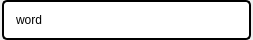
<?xml version="1.0" encoding="UTF-8"?>
<ui version="4.0">
 <class>Form</class>
 <widget class="QWidget" name="Form">
  <property name="geometry">
   <rect>
    <x>0</x>
    <y>0</y>
    <width>253</width>
    <height>40</height>
   </rect>
  </property>
  <property name="windowTitle">
   <string>Form</string>
  </property>
  <property name="styleSheet">
   <string notr="true"/>
  </property>
  <layout class="QVBoxLayout" name="verticalLayout">
   <property name="spacing">
    <number>0</number>
   </property>
   <property name="leftMargin">
    <number>0</number>
   </property>
   <property name="topMargin">
    <number>0</number>
   </property>
   <property name="rightMargin">
    <number>0</number>
   </property>
   <property name="bottomMargin">
    <number>0</number>
   </property>
   <item>
    <widget class="QWidget" name="widget" native="true">
     <property name="sizePolicy">
      <sizepolicy hsizetype="Minimum" vsizetype="Minimum">
       <horstretch>0</horstretch>
       <verstretch>0</verstretch>
      </sizepolicy>
     </property>
     <property name="styleSheet">
      <string notr="true">background-color: rgb(255, 255, 255);
border-radius: 5px;
border: 2px solid #000;
margin-left:2px;
margin-right:2px;
padding-left:5px;
padding-right:5px;
padding-top:5px;
padding-bottom:5px;</string>
     </property>
     <layout class="QHBoxLayout" name="horizontalLayout">
      <property name="leftMargin">
       <number>6</number>
      </property>
      <property name="topMargin">
       <number>0</number>
      </property>
      <property name="rightMargin">
       <number>6</number>
      </property>
      <property name="bottomMargin">
       <number>0</number>
      </property>
      <item>
       <widget class="QLabel" name="label_word">
        <property name="styleSheet">
         <string notr="true">color:#000;
background-color: rgba(255, 255, 255, 0);
border: 0px solid #000;</string>
        </property>
        <property name="text">
         <string>word</string>
        </property>
        <property name="alignment">
         <set>Qt::AlignLeading|Qt::AlignLeft|Qt::AlignVCenter</set>
        </property>
       </widget>
      </item>
      <item>
       <widget class="QPushButton" name="but_delete">
        <property name="sizePolicy">
         <sizepolicy hsizetype="Maximum" vsizetype="Maximum">
          <horstretch>0</horstretch>
          <verstretch>0</verstretch>
         </sizepolicy>
        </property>
        <property name="styleSheet">
         <string notr="true">background-color: rgba(255, 255, 255, 0);
border: 0px solid #000;</string>
        </property>
        <property name="text">
         <string/>
        </property>
        <property name="icon">
         <iconset>
          <normaloff>../icons/trash.png</normaloff>../icons/trash.png</iconset>
        </property>
        <property name="iconSize">
         <size>
          <width>20</width>
          <height>20</height>
         </size>
        </property>
       </widget>
      </item>
     </layout>
    </widget>
   </item>
  </layout>
 </widget>
 <resources/>
 <connections/>
</ui>
